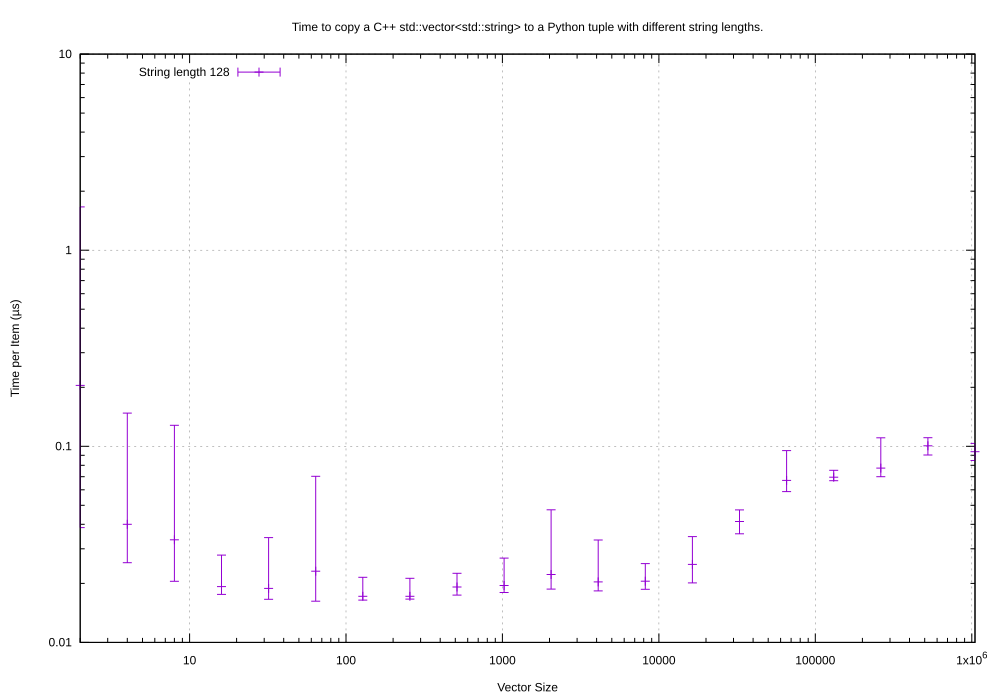

gnuplot code for this plot:
set logscale x
set grid
set title "Time to copy a C++ std::vector<std::string> to a Python tuple with different string lengths."
set xlabel "Vector Size"

set logscale y
set ylabel "Time per Item (µs)"
# set yrange [8:35]
# set ytics 8,35,3

# set logscale y2
# set y2label "Bytes"
# set y2range [1:1e9]
# set y2tics

set pointsize 1
set datafile separator whitespace
# Curve fit
#cost(x) = a + (b / (x/1024))
#fit cost(x) "perf_size_of.dat" using 1:2 via a,b

set key left

set terminal svg size 1000,700           # choose the file format
set output "vector_string_to_tuple_candlestick.svg"   # choose the output device

plot "vector_string_to_tuple_candlestick.dat" using 1:(1e6 * $4 / $1):(1e6 * ($2 - $3) / $1):(1e6 * ($2 + $3) / $1):(1e6 * $5 / $1) t "String length 128" with candlesticks whiskerbars 0.5
#plot "vector_string_to_tuple_candlestick.dat" using 1:(1e6 * $2 / $1):(1e6 * $4 / $1):(1e6 * $5 / $1) t "String length 128" with yerrorbars

reset
